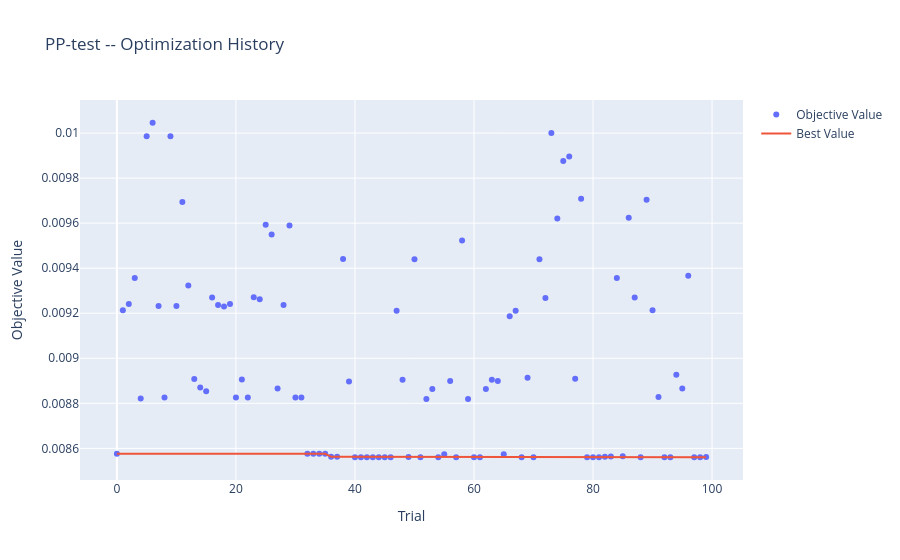
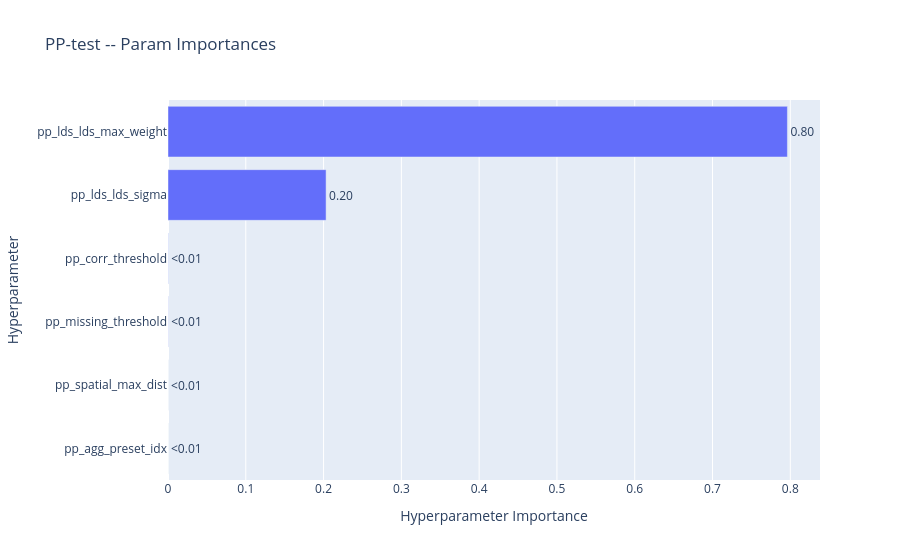
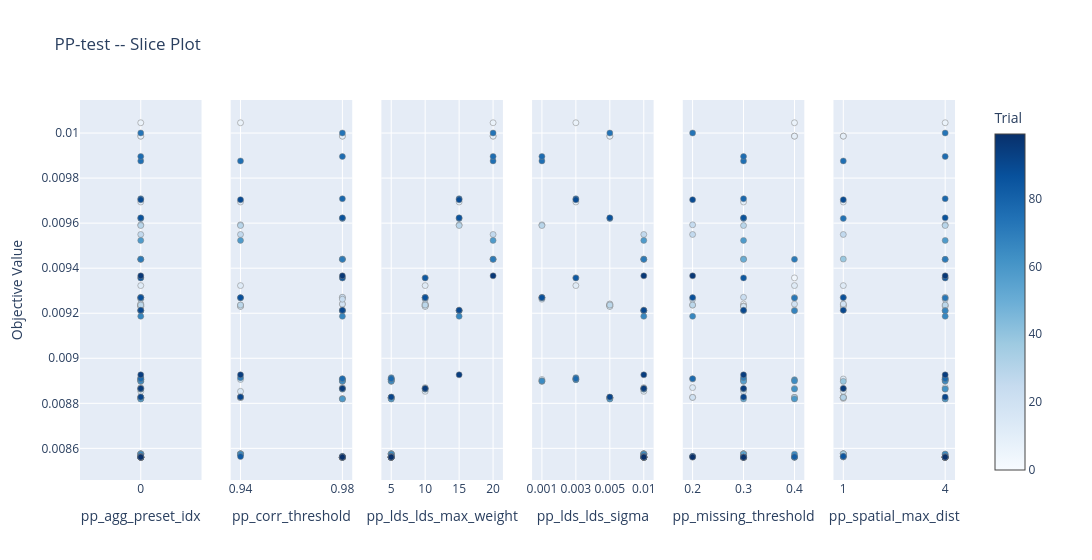
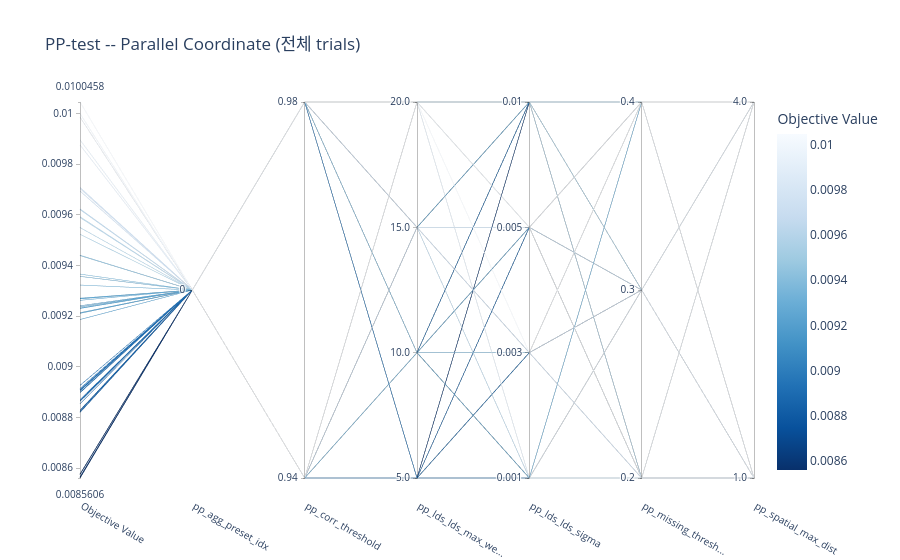

Notebook cell for these charts, in order:
### Markdown cell above
## 6. 결과 시각화

### Code cell
# Optuna 결과 시각화
from modules.viz import plot_optuna_results
import optuna.visualization as ov

# (1) history + param importance + slice plot — 기존 viz 모듈
plot_optuna_results(study, title_prefix="PP-test -- ")

# (2) Parallel Coordinate — 모든 trial을 평행축 사이 선으로 (신경망 모양)
#     좋은 RMSE 영역으로 선들이 어떻게 수렴하는지 한눈에 보임
fig_pc = ov.plot_parallel_coordinate(study)
fig_pc.update_layout(title="PP-test -- Parallel Coordinate (전체 trials)")
fig_pc.show()

# (3) (선택) Contour — 두 파라미터 평면에서 RMSE 등고선
#     상위 2개 중요 파라미터만 자동 선택됨. 파라미터가 너무 많으면 느려서 try/except로 스킵
try:
    fig_ct = ov.plot_contour(study)
    fig_ct.update_layout(title="PP-test -- Contour")
    fig_ct.show()
except Exception as e:
    print(f"[contour skipped] {e}")
